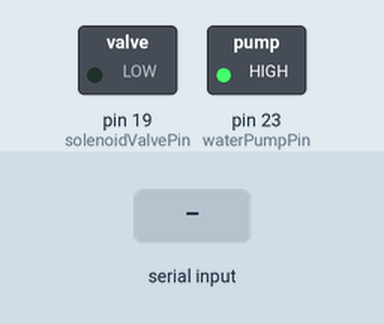
This sketch was run on a simulated Arduino Mega 2560, built with avr-gcc and run on an emulated ATmega2560. Shown: switched loads named in the sketch (green lamp = pin HIGH). Inputs (shaded band) come from the test bench.

Above: at 1.2 s.
1.3 s: "30,150\n" received over Serial
At 1.8 s:
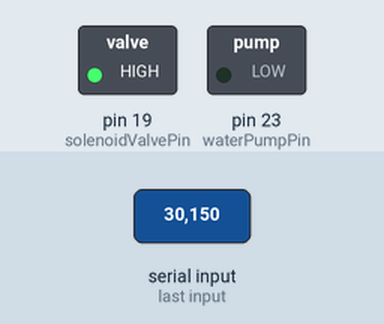
Timing chart, 0 to 15.8 s (numbered marks = the images above; inputs shaded):
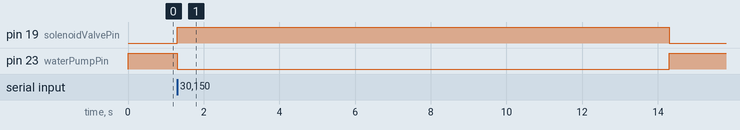

Measured:
- after the input at 1.3 s, pin 19 (solenoidValvePin): LOW → HIGH at once, → LOW 13.0 s later; pin 23 (waterPumpPin): HIGH → LOW at once, → HIGH 13.0 s later

The sketch:

waterPump_solenoidValve.ino
```cpp
const float waterPumpPin = 23;
const float solenoidValvePin = 19;
float desiredVolume = 0; // Desired volume in ml
float pumpRate = 13; // Pump rate in ml/s

void setup() {
  Serial.begin(115200);
  pinMode(waterPumpPin, OUTPUT);
  pinMode(solenoidValvePin, OUTPUT);
  digitalWrite(waterPumpPin, HIGH);
  digitalWrite(solenoidValvePin, LOW);
}

void loop() {
  if (Serial.available() > 0) {
    desiredVolume = Serial.parseInt(); // Read the desired volume from serial input

    if (desiredVolume > 0) {
      int pumpTime = desiredVolume / pumpRate; // Calculate the time in seconds to pump the desired volume

      // Activate water pump and solenoid valve
      digitalWrite(waterPumpPin, LOW);
      digitalWrite(solenoidValvePin, HIGH);

      // Wait for the calculated time
      delay(pumpTime * 1000); // Convert seconds to milliseconds

      // Deactivate water pump and close solenoid valve
      digitalWrite(waterPumpPin, HIGH);
      digitalWrite(solenoidValvePin, LOW);
    }
  }
}
```
